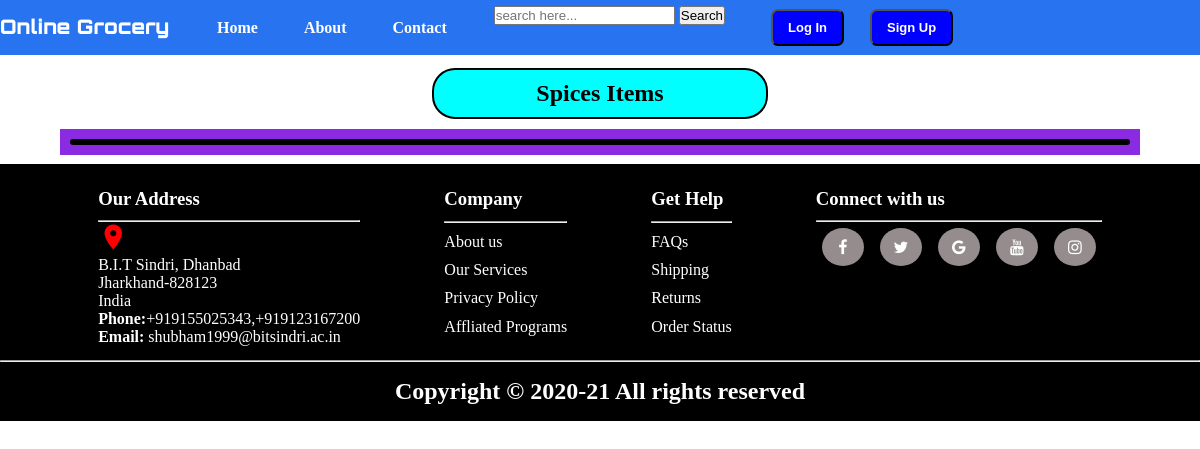
/items.php?id=10, run on an earlier commit of the app's database.
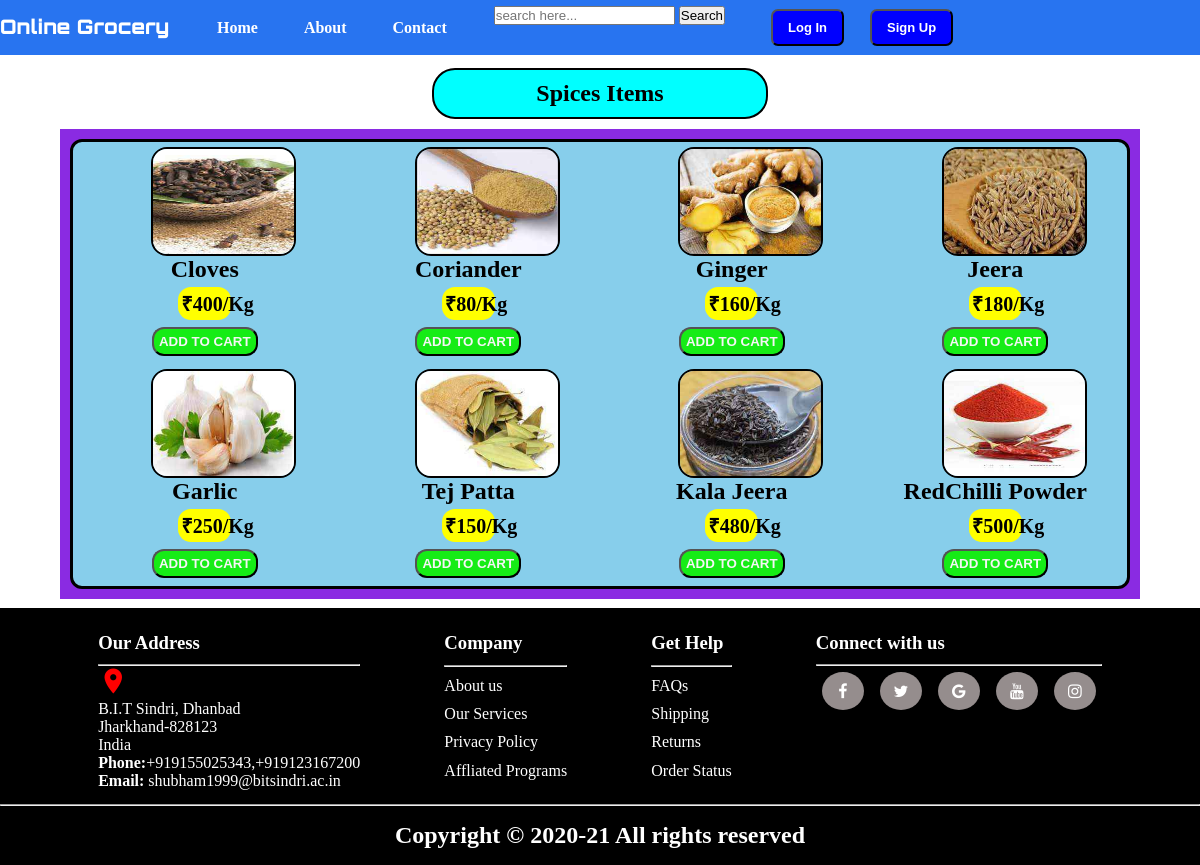
And on a later commit of the database.
### tables this page shows
CREATE TABLE `category` (
  `cat_id` int(6) NOT NULL,
  `cat_name` varchar(30) NOT NULL,
  `cat_img` varchar(50) NOT NULL
);

CREATE TABLE `items` (
  `item_id` int(11) NOT NULL,
  `item_name` varchar(30) NOT NULL,
  `item_img` varchar(50) NOT NULL,
  `item_price` decimal(10,0) NOT NULL,
  `item_category` int(6) NOT NULL
);

### items.php (the view)
<?php include_once('header.php') ?>
     <container class="categorycontainer">
    <div class="categoryHeading">
        <?php
                    $query = mysqli_query($conn, "SELECT * FROM category WHERE cat_id=".$_GET['id']);
                    while ($row = mysqli_fetch_array($query)){
                      $cat_name = $row['cat_name'];
                    }
                    ?>
            <h2><?php echo $cat_name; ?> Items</h2>
    </div>
    <div class="categoryContent">
         <div class="categoryCommon">
             <?php
                    $query = mysqli_query($conn, "SELECT * FROM items WHERE item_category=".$_GET['id']);
                    while ($row = mysqli_fetch_array($query)){
                      $id = $row['item_id'];
                      $item_img = $row['item_img'];
                      $item_name = $row['item_name'];
                      $item_price = $row['item_price'];
                    ?>
                        <div class="item">
                           <img src="items/<?php echo $item_img; ?>" alt="<?php echo $item_name; ?>">
                           <h2><?php echo $item_name; ?></h2>
                           <p>&#8377;<?php echo $item_price; ?>/Kg</p>
                           <div class="divpr">
                             <span id="divpr<?php echo $id; ?>">
                                <button id="addtocart" class="cart">ADD TO CART</button>
                             </span>
                           </div>
                        </div>
                    <?php } ?>
         </div>
     </div>
 </container>
<?php include_once('footer.php') ?>

### header.php (shortened to what this page needs)
<?php
include_once('admin/connect_db.php');
?>
<!DOCTYPE html>
<html lang="en">
<head>
    <link rel="stylesheet" href="css/style.css">
    <link rel="stylesheet" href="css/utilis.css">
    <link rel="stylesheet" href="https://cdnjs.cloudflare.com/ajax/libs/font-awesome/4.7.0/css/font-awesome.min.css">
    <link rel="stylesheet" href="https://cdnjs.cloudflare.com/ajax/libs/font-awesome/4.7.0/css/font-awesome.min.css">
</head>
<body>
    <header class="head">
        <div class="d1">
            <p class="p1">Online Grocery</p>
        </div>
        <nav>
            <ul>
                <li><a href="index.php">Home</a></li>
                <li><a href="about.php">About</a></li>
                <li><a href="contact.php">Contact</a></li>
            </ul>
        </nav>
        <div class="search">
            <form method="post" action="items_search.php">
                <input type="text" name="search" placeholder="search here..." required>
                <input type="submit" name="search_btn" value="Search">
            </form>
        </div>
        <div class="butns">
            <?php if(isset($_SESSION['user_id'])){
                $query = mysqli_query($conn, "SELECT * from users WHERE user_id='".$_SESSION['user_id']."'");
                while($row =  mysqli_fetch_array($query)){
                    $f_name =  $row['f_name'];
                    $l_name =  $row['l_name'];
                    $name = $f_name.' '.$l_name;
                }
                $query = mysqli_query($conn, "SELECT COUNT(mc_id) as total_items FROM manage_cart WHERE user_id='".$_SESSION['user_id']."'");
                while ($row = mysqli_fetch_array($query)){
                    $total_items = $row['total_items'];
                }
                ?>
                <p class="title"><?php echo "Hi: ".$name;?></p>
                <a href="user_profile.php" id="profile">Profile</a>
               <?php
                echo " <a href='logout.php' id='logout'>LogOut</a>";
                    if(isset($_SESSION)){?>
                        <a href="manage_cart.php"><button type="button" class="btn btn-secondary mx-2" id="popcart" data-html="true" data-container="body" data-toggle="popover" data-placement="bottom" data-content="Add Cart">
                <span id="cart"><?php echo $total_items; ?></span></button></a>
                    <?php }
                    if(@$_SESSION['user_id']<=2){
                        echo " <a href='admin/dashboard.php' id='admin'>Admin</a>";
                    }
                }else{?>
                <button id="log" onclick="window.location.href='login.php';">Log In</button>
                <button id="sign" onclick="window.location.href='signup.php';">Sign Up</button>
           <?php } ?>
        </div>
    </header>
    <main  id="#main" class="mainclass">

### footer.php (shortened to what this page needs)
</main>
<footer>
    <div class="footeritem1">
          <div class="Address">
            <h3>Our Address</h3>
            <hr>
            <i class="material-icons" >place</i>
            <p>
              B.I.T Sindri, Dhanbad <br>
              Jharkhand-828123<br>
              India<br>
              <strong>Phone:</strong>+919155025343,+919123167200<br>
              <strong>Email:</strong> shubham1999@bitsindri.ac.in<br>
            </p>
        </div>
        <div class="links">
               <h3>Company</h3>
               <hr>
               <p><a href="#">About us</a></p>
               <p><a href="#">Our Services</a></p>
               <p><a href="#">Privacy Policy</a></p>
               <p><a href="#">Affliated Programs</a></p>
        </div>
        <div class="links">
              <h3>Get Help</h3>
              <hr>
              <p><a href="#">FAQs</a></p>
               <p><a href="#">Shipping</a></p>
               <p><a href="#">Returns</a></p>
               <p><a href="#">Order Status</a></p>
        </div>
        <div class="logo">
              <h3>Connect with us</h3>
              <hr>
                <a href="#" class="fa fa-facebook"></a>
                <a href="#" class="fa fa-twitter"></a>
                <a href="#" class="fa fa-google"></a>
                <a href="#" class="fa fa-youtube"></a>
                <a href="#" class="fa fa-instagram"></a>
        </div>
    </div>
       <hr>
       <div class="footeritem2">
              <h2>Copyright &copy; 2020-21 All rights reserved</h2>
       </div>
</footer>
</body>
</html>

### css/style.css (style rules this page uses)
* { margin:0; padding:0; }
.head { background-color: #2874f0; display: flex; height: 55px; width: 100%; position: fixed; }
.p1 { color: white; font-family: 'Orbitron', sans-serif; font-weight: 900; font-size: 20px; line-height: 53px; width: 194px; }
nav ul { display: flex; justify-content: flex-start; }
nav ul li { list-style: none; padding: 0px 23px; line-height: 55px; }
nav ul li a { color: white; text-decoration: none; font-weight: 900; }
.search { display: flex; margin: 6px 24px; }
.butns { display: flex; margin: 9px; justify-content: space-around; }
.butns button { padding: 8px 15px; font-size: 13px; font-weight: 900; background-color: blue; color: white; border-radius: 7px; margin: 0px 13px; }
.mainclass { height: auto; display: inline-block; margin-top: 58px; width: 100%; }
footer { background-color: black; display: flex; flex-direction: column; color:white; }
footer .footeritem1 { margin: 6px; padding: 8px; display: flex; justify-content: space-evenly; }
footer .footeritem2 { margin:8px; padding:8px; text-align: center; }
footer .footeritem1 .Address .material-icons { color:red; font-size: 30px; }
footer .fa { padding: 11px; margin: 6px; background-color: rgba(161, 153, 153, 0.925); color: white; border-radius: 50%; text-decoration: none; text-align: center; width:20px; }
footer .footeritem1 .links { display: flex; justify-content: space-evenly; flex-direction: column; }
footer .footeritem1 .links a { text-decoration: none; color:white; }
footer .footeritem1 .Address h3, footer .footeritem1 .logo h3 { padding: 10px 0px; }
.categorycontainer { display:inline-block; }
.categorycontainer .categoryHeading { background-color: aqua; width: 26vw; margin: 10px auto; padding: 10px; border-radius: 23px; text-align: center; border: 2px black solid; }
.categorycontainer .categoryContent { background-color: blueviolet; width: 90vw; margin: 9px 60px; display: flex; flex-direction: column; justify-content: center; }
.categorycontainer .categoryContent .categoryCommon { background-color: skyblue; margin: 10px; height: auto; display: flex; flex-wrap: wrap; justify-content: space-around; border: 3px black solid; border-radius: 12px; }
.categorycontainer .categoryContent .categoryCommon .item { width: 24%; margin: 5px; display: flex; flex-direction: column; justify-content: center; text-align: center; }
.categorycontainer .categoryContent .categoryCommon .item img { width: 141px; height: 105px; margin: 0px 73px; border: 2px black solid; border-radius: 16px; }
.categorycontainer .categoryContent .categoryCommon .item p { background-color: yellow; margin: 4px 100px; padding: 3px; font-size: 20px; font-weight: bold; border-radius: 13px; }
.item #addtocart { margin: 3px 43px; padding: 5px; border-radius: 12px; background-color: rgb(22, 236, 22); color:whitesmoke; font-weight: bolder; }

What changed in the data, as far as the page shows it:
added items: item_img (picture), item_name "Cloves", item_price "400"
added items: item_img (picture), item_name "Coriander", item_price "80"
added items: item_img (picture), item_name "Ginger", item_price "160"
added items: item_img (picture), item_name "Jeera", item_price "180"
added items: item_img (picture), item_name "Garlic", item_price "250"
added items: item_img (picture), item_name "Tej Patta", item_price "150"
added items: item_img (picture), item_name "Kala Jeera", item_price "480"
added items: item_img (picture), item_name "RedChilli Powder", item_price "500"
